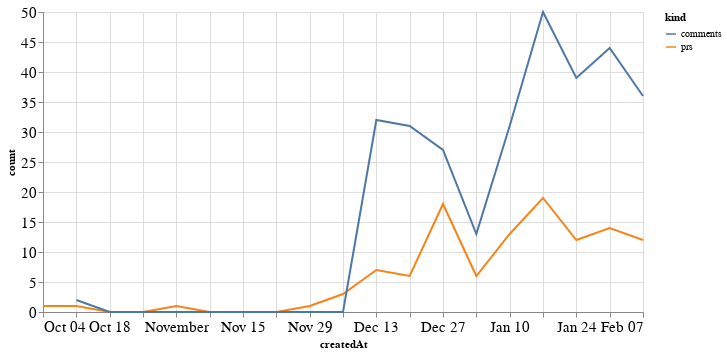

Here is the notebook cell this chart was saved with:
### Code cell
alt.Chart(total_time, width=600).mark_line().encode(
    x='createdAt',
    y='count',
    color='kind'
)

### Figure 1 — Vega-Lite specification as saved in the notebook (floating-point values rounded to 4 significant figures)
{"config": {"axisLeft": {"labelFontSize": 15}, "axisBottom": {"labelFontSize": 15}}, "data": {"name": "data-667c5e10d323fefec67301a018f1861e"}, "mark": "line", "encoding": {"color": {"type": "nominal", "field": "kind"}, "x": {"type": "temporal", "field": "createdAt"}, "y": {"type": "quantitative", "field": "count"}}, "width": 600, "$schema": "https://vega.github.io/schema/vega-lite/v4.8.1.json", "datasets": {"data-667c5e10d323fefec67301a018f1861e": [{"createdAt": "2020-10-04T00:00:00", "kind": "prs", "count": 1.0}, {"createdAt": "2020-10-11T00:00:00", "kind": "prs", "count": 1.0}, {"createdAt": "2020-10-18T00:00:00", "kind": "prs", "count": 0.0}, {"createdAt": "2020-10-25T00:00:00", "kind": "prs", "count": 0.0}, {"createdAt": "2020-11-01T00:00:00", "kind": "prs", "count": 1.0}, {"createdAt": "2020-11-08T00:00:00", "kind": "prs", "count": 0.0}, {"createdAt": "2020-11-15T00:00:00", "kind": "prs", "count": 0.0}, {"createdAt": "2020-11-22T00:00:00", "kind": "prs", "count": 0.0}, {"createdAt": "2020-11-29T00:00:00", "kind": "prs", "count": 1.0}, {"createdAt": "2020-12-06T00:00:00", "kind": "prs", "count": 3.0}, {"createdAt": "2020-12-13T00:00:00", "kind": "prs", "count": 7.0}, {"createdAt": "2020-12-20T00:00:00", "kind": "prs", "count": 6.0}, {"createdAt": "2020-12-27T00:00:00", "kind": "prs", "count": 18.0}, {"createdAt": "2021-01-03T00:00:00", "kind": "prs", "count": 6.0}, {"createdAt": "2021-01-10T00:00:00", "kind": "prs", "count": 13.0}, {"createdAt": "2021-01-17T00:00:00", "kind": "prs", "count": 19.0}, {"createdAt": "2021-01-24T00:00:00", "kind": "prs", "count": 12.0}, {"createdAt": "2021-01-31T00:00:00", "kind": "prs", "count": 14.0}, {"createdAt": "2021-02-07T00:00:00", "kind": "prs", "count": 12.0}, {"createdAt": "2020-10-04T00:00:00", "kind": "comments", "count": null}, {"createdAt": "2020-10-11T00:00:00", "kind": "comments", "count": 2.0}, {"createdAt": "2020-10-18T00:00:00", "kind": "comments", "count": 0.0}, {"createdAt": "2020-10-25T00:00:00", "kind": "comments", "count": 0.0}, {"createdAt": "2020-11-01T00:00:00", "kind": "comments", "count": 0.0}, {"createdAt": "2020-11-08T00:00:00", "kind": "comments", "count": 0.0}, {"createdAt": "2020-11-15T00:00:00", "kind": "comments", "count": 0.0}, {"createdAt": "2020-11-22T00:00:00", "kind": "comments", "count": 0.0}, {"createdAt": "2020-11-29T00:00:00", "kind": "comments", "count": 0.0}, {"createdAt": "2020-12-06T00:00:00", "kind": "comments", "count": 0.0}, {"createdAt": "2020-12-13T00:00:00", "kind": "comments", "count": 32.0}, {"createdAt": "2020-12-20T00:00:00", "kind": "comments", "count": 31.0}, {"createdAt": "2020-12-27T00:00:00", "kind": "comments", "count": 27.0}, {"createdAt": "2021-01-03T00:00:00", "kind": "comments", "count": 13.0}, {"createdAt": "2021-01-10T00:00:00", "kind": "comments", "count": 31.0}, {"createdAt": "2021-01-17T00:00:00", "kind": "comments", "count": 50.0}, {"createdAt": "2021-01-24T00:00:00", "kind": "comments", "count": 39.0}, {"createdAt": "2021-01-31T00:00:00", "kind": "comments", "count": 44.0}, {"createdAt": "2021-02-07T00:00:00", "kind": "comments", "count": 36.0}]}}
